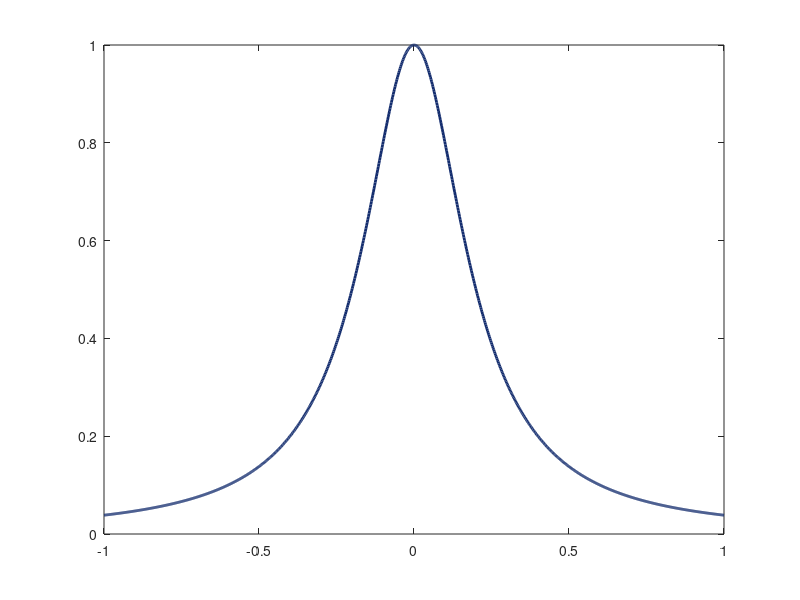

MATLAB code for this plot: (Note: this script raises an error after producing the figure.)
%% runge_phenomenon.m
%
% Demonstrates the Runge phenomenon: the failure of polynomial interpolation
% on equispaced grids for certain smooth functions. Named after Carl Runge
% who discovered this counterintuitive behavior in 1901.
%
% The Runge function f(x) = 1 / (1 + 25x²) is smooth and infinitely
% differentiable, yet polynomial interpolation on equispaced nodes diverges
% as the degree increases.
%
% Author: Dr. Denys Dutykh
%         Mathematics Department
%         Khalifa University of Science and Technology
%         Abu Dhabi, UAE
%
% Part of the book "Computational Études: A Spectral Approach"

clear; close all; clc;

%% Configuration
N_FINE = 1000;

% Book color scheme
NAVY = [20, 45, 110] / 255;
SKY = [120, 150, 210] / 255;
CORAL = [231, 76, 60] / 255;
TEAL = [22, 160, 133] / 255;

% Output path
script_dir = fileparts(mfilename('fullpath'));
output_dir = fullfile(script_dir, '..', '..', '..', 'textbook', 'figures', 'ch04', 'matlab');
output_file = fullfile(output_dir, 'runge_phenomenon.pdf');

%% The Runge function
runge = @(x) 1 ./ (1 + 25*x.^2);

%% Fine grid for plotting
x_fine = linspace(-1, 1, N_FINE)';
f_exact = runge(x_fine);

%% Interpolation for different N values
N_values = [6, 10, 14];
colors = {SKY, TEAL, CORAL};

%% Create figure
fig = figure('Units', 'inches', 'Position', [1, 1, 7, 5]);
hold on; box on;

% Plot exact function
plot(x_fine, f_exact, 'Color', NAVY, 'LineWidth', 2, 'DisplayName', 'Runge function');

% Interpolate for each N
for i = 1:length(N_values)
    N = N_values(i);
    color = colors{i};

    % Equispaced nodes
    x_nodes = linspace(-1, 1, N+1)';
    f_nodes = runge(x_nodes);

    % Lagrange interpolation
    p_interp = lagrange_interp(x_nodes, f_nodes, x_fine);

    % Plot interpolant
    plot(x_fine, p_interp, '--', 'Color', color, 'LineWidth', 1.2, ...
         'DisplayName', sprintf('$p_{%d}(x)$ (equispaced)', N));

    % Plot nodes
    plot(x_nodes, f_nodes, 'o', 'Color', color, 'MarkerSize', 4, ...
         'HandleVisibility', 'off');
end

xlabel('$x$', 'Interpreter', 'latex');
ylabel('$f(x)$', 'Interpreter', 'latex');
xlim([-1, 1]);
ylim([-0.5, 1.5]);
title('Runge Phenomenon: Failure of Equispaced Interpolation', 'FontSize', 11);
legend('Location', 'northeast', 'Interpreter', 'latex');

% Add annotation
text(-0.6, -0.35, 'Oscillations grow near boundaries', 'FontSize', 9, 'Color', [0.5, 0.5, 0.5]);

% Add formula
text(-0.9, 0.9, '$f(x) = \frac{1}{1 + 25x^2}$', 'Interpreter', 'latex', 'FontSize', 11);

set(gca, 'FontSize', 10, 'TickLabelInterpreter', 'latex');
grid on;
set(gca, 'GridAlpha', 0.2);

%% Save figure
if ~exist(output_dir, 'dir')
    mkdir(output_dir);
end

exportgraphics(fig, output_file, 'ContentType', 'vector');
fprintf('Figure saved to: %s\n', output_file);

png_file = strrep(output_file, '.pdf', '.png');
exportgraphics(fig, png_file, 'Resolution', 300);

%% Print error statistics
fprintf('\nMaximum interpolation error at boundaries:\n');
fprintf('%s\n', repmat('-', 1, 50));
for N = N_values
    x_nodes = linspace(-1, 1, N+1)';
    f_nodes = runge(x_nodes);
    p_interp = lagrange_interp(x_nodes, f_nodes, x_fine);
    max_error = max(abs(runge(x_fine) - p_interp));
    fprintf('N = %2d: max |f - p_N| = %.4f\n', N, max_error);
end
fprintf('%s\n', repmat('-', 1, 50));
fprintf('Note: Error INCREASES with N for equispaced nodes!\n');

%% Lagrange interpolation function
function p = lagrange_interp(x_nodes, f_nodes, x_eval)
    n = length(x_nodes);
    p = zeros(size(x_eval));

    for k = 1:n
        L_k = ones(size(x_eval));
        for j = 1:n
            if j ~= k
                L_k = L_k .* (x_eval - x_nodes(j)) / (x_nodes(k) - x_nodes(j));
            end
        end
        p = p + f_nodes(k) * L_k;
    end
end
